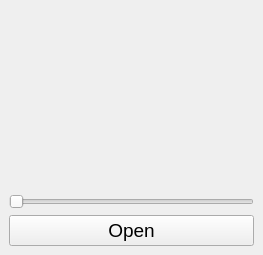
<?xml version="1.0" encoding="UTF-8"?>
<ui version="4.0">
 <class>Blur</class>
 <widget class="QMainWindow" name="Blur">
  <property name="geometry">
   <rect>
    <x>0</x>
    <y>0</y>
    <width>263</width>
    <height>255</height>
   </rect>
  </property>
  <property name="windowTitle">
   <string>Blur</string>
  </property>
  <widget class="QWidget" name="centralwidget">
   <layout class="QVBoxLayout" name="verticalLayout_2">
    <item>
     <layout class="QVBoxLayout" name="verticalLayout">
      <item>
       <widget class="QLabel" name="Image">
        <property name="sizePolicy">
         <sizepolicy hsizetype="Preferred" vsizetype="Preferred">
          <horstretch>0</horstretch>
          <verstretch>0</verstretch>
         </sizepolicy>
        </property>
        <property name="maximumSize">
         <size>
          <width>800</width>
          <height>600</height>
         </size>
        </property>
        <property name="text">
         <string/>
        </property>
       </widget>
      </item>
      <item>
       <widget class="QSlider" name="Slider">
        <property name="maximum">
         <number>10</number>
        </property>
        <property name="pageStep">
         <number>1</number>
        </property>
        <property name="sliderPosition">
         <number>0</number>
        </property>
        <property name="orientation">
         <enum>Qt::Horizontal</enum>
        </property>
       </widget>
      </item>
      <item>
       <widget class="QPushButton" name="Button">
        <property name="font">
         <font>
          <pointsize>14</pointsize>
         </font>
        </property>
        <property name="text">
         <string>Open</string>
        </property>
       </widget>
      </item>
     </layout>
    </item>
   </layout>
  </widget>
 </widget>
 <resources/>
 <connections>
  <connection>
   <sender>Button</sender>
   <signal>clicked()</signal>
   <receiver>Blur</receiver>
   <slot>openFile()</slot>
   <hints>
    <hint type="sourcelabel">
     <x>411</x>
     <y>569</y>
    </hint>
    <hint type="destinationlabel">
     <x>411</x>
     <y>299</y>
    </hint>
   </hints>
  </connection>
  <connection>
   <sender>Slider</sender>
   <signal>valueChanged(int)</signal>
   <receiver>Blur</receiver>
   <slot>slaiderValue()</slot>
   <hints>
    <hint type="sourcelabel">
     <x>411</x>
     <y>532</y>
    </hint>
    <hint type="destinationlabel">
     <x>411</x>
     <y>299</y>
    </hint>
   </hints>
  </connection>
 </connections>
 <slots>
  <slot>openFile()</slot>
  <slot>slaiderValue()</slot>
 </slots>
</ui>
